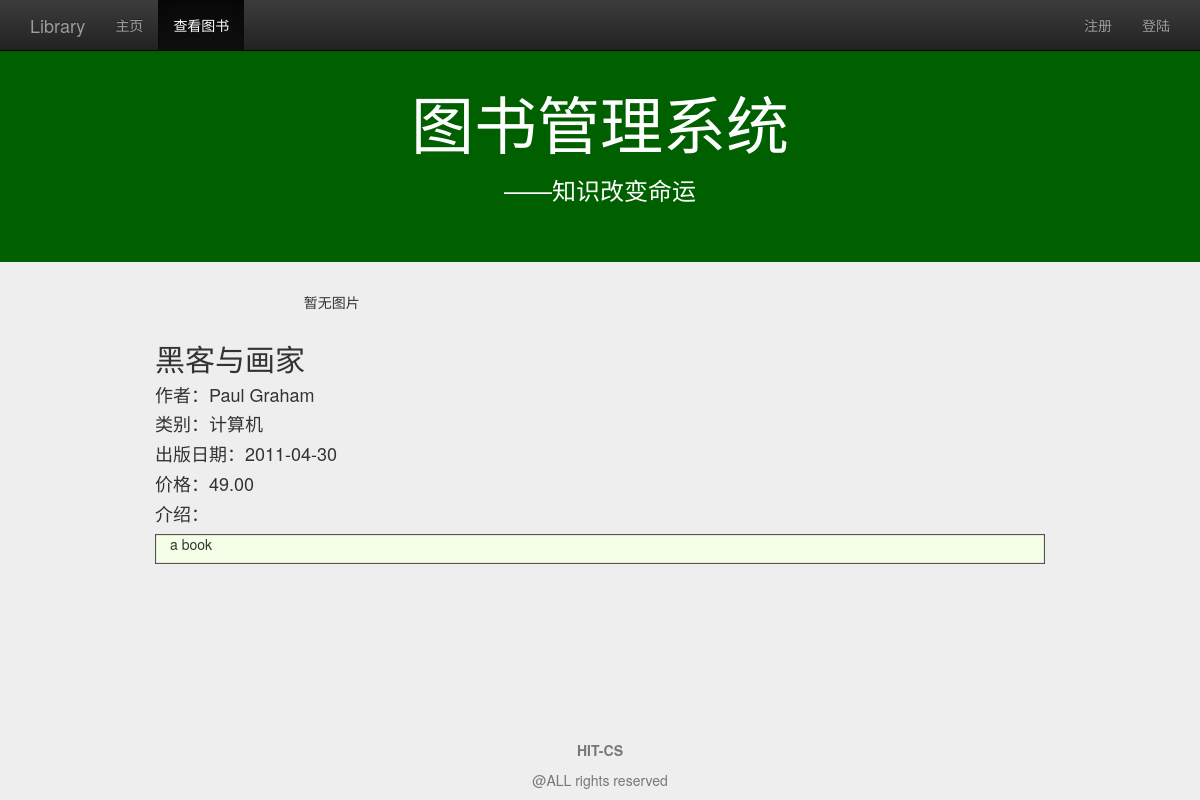
/detail/?id=2, run on the app's committed database.
### management/models.py (models this page shows, shortened)
class Book(models.Model):
    name=models.CharField(max_length=128)
    price=models.FloatField()
    author=models.CharField(max_length=128)
    publish_date=models.DateField()
    category=models.CharField(max_length=128)
    summary=models.TextField(default="a book")
    class META:
        ordering=['name']

### management/views.py (the view)
# urls.py: url(r'^detail/$',views.detail,name='detail'),
def detail(request):
    user=request.user if request.user.is_authenticated() else None
    book_id=request.GET.get('id','')
    if book_id=='':
        return HttpResponseRedirect(reverse('view_book_list'))
    try:
        book=Book.objects.get(pk=book_id)
    except Book.DoesNotExist:
        return HttpResponseRedirect(reverse('view_book_list'))
    content={
            'user':user,
            'active_menu':'view_book',
            'book':book,
            }
    return render(request,'management/detail.html',content)

### management/templates/management/detail.html (shortened to what this page needs)
{% extends "management/base.html" %}
{% load staticfiles %}
{% block content %}
<div class="container">
	<div class "row">
		<div class="col-md-10 col-md-offset-1">
			<div class="col-md-5">
				{% if book.img_set.all %}
				<div id="carousel-generic" class="carousel slide" data-ride="carousel">
					<ol class="carousel-indicators">
						{% for img in book.img_set.all %}
						<li data-target="#carousel-generic" data-slide-to="{{ forloopcounter0 }}" {% if forloop.first %}class="active"{% endif %}></li>
						{% endfor %}
					</ol>
					<div class="carousel-inner" role="listbox">
						{% for img in book.img_set.all %}
						<div {% if forloop.first %}class="item active"{% else %}class="item"{% endif %}>
							<img class="img-rounded" src="{% url 'media' img.img %}">
						</div>
						{% endfor %}
					</div>
					<a class="left carousel-control" href="#carousel-generic" role="button" data-slide="prev">
						<span class="glyphicon glyphicon-chevron-left"></span></a>
					<a class="right carousel-control" href="#carousel-generic" role="button" data-slide="next">
						<span class="glyphicon glyphicon-chevron-right"></span></a>
				</div>
				{% else %}
				<p class="text-center">暂无图片</p>
				{% endif %}
			</div>
			<div class="col-md-12">
				<h2 >{{ book.name }}</h2>
				<h4>作者：{{ book.author }}</h3>
				<h4>类别：{{ book.category }}</h3>
				<h4>出版日期：{{ book.publish_date|date:"Y-m-d" }}</h3>
				<h4>价格：{{ book.price|floatformat:2 }}</h3>
				<h4>介绍：</h4>
				<section>
				<div class="col-md-12" style="background-color: #f5ffe8;
               box-shadow: inset 1px -1px 1px #444, inset -1px 1px 1px #444;">
				<p class="text-justify">{{ book.summary }}</p>
				</div>
				</section>
			</div>
		</div>
	</div>
</div>
{% endblock %}

### management/static/management/css/base.css (style rules this page uses)
body { padding-top:20px; padding-bottom:70px; background-color:#eeeeee; }

### data on the page
Book: name "黑客与画家", author "Paul Graham", category "计算机", publish_date "2011-04-30", price "49.00", summary "a book"
